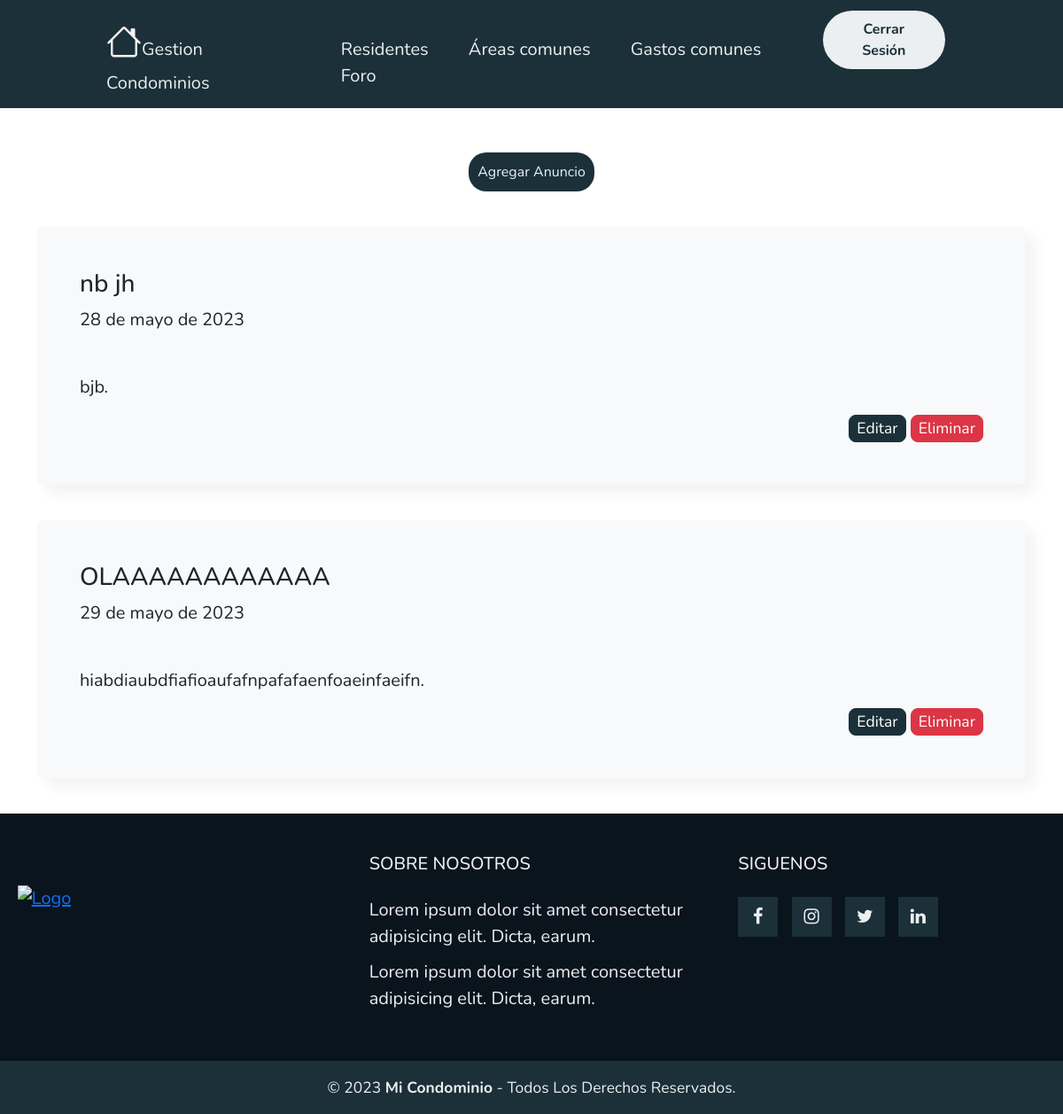
Screenshot of /Foro/ (signed in) with the database file from the repository.
### myapp/models.py (models this page shows, shortened)
class Anuncio(models.Model):
    titulo = models.CharField(max_length=50)
    descripcion = models.TextField()
    fecha = models.DateField(default=date.today)

### myapp/views.py (the view)
# urls.py: path('Foro/',Foro,name="Foro"),
@login_required
def Foro(request):
    data = Anuncio.objects.all()
    page = request.GET.get('page', 1)
    try:
        paginator = Paginator(data, 3)
        data = paginator.page(page)
    except:
        raise Http404
    return render(request, 'myapp/Anuncios/Foro.html',{'entity' : data,  'paginator':paginator})

### myapp/templates/myapp/Anuncios/Foro.html (shortened to what this page needs)
{% extends 'myapp/base.html' %}
{% block contenido %}
{% load static %}
{% if user.is_staff %}
<div style=" display: flex; align-items: center; justify-content: center; margin-top: 50px;">
    <a style="color: #e9f4fb; outline: none; background-color: #1b3039; border-radius: 20px; padding: 10px 10px 10px; text-decoration: none; "
        href="{% url 'CrearAnuncio' %}">Agregar Anuncio
    </a>
</div>
{% endif %}
<main class="container" style="margin-top: 20px; margin-bottom: 20px; font-size: 20px;">
    {% for entity in entity %}
    <div class="bg-body-tertiary p-5 rounded"
        style="margin-top: 40px; margin-bottom: 40px;box-shadow: 10px 10px 15px rgba(0, 0, 0, 0.05);">
        <h3>{{ entity.titulo }}</h3>
        <p>{{ entity.fecha }}</p>
        <br>
        <p class="">{{ entity.descripcion }}.</p>
        {% if user.is_staff %}
        <div class="d-flex justify-content-end">
            <a class="btn btn-lg btn-primary" href="{% url 'ModificarAnucio' entity.id %}" role="button">Editar</a>
            <a class="btn btn-lg btn-danger" href="#" onclick="EliminarAnuncio ({{ entity.id }})"
                role="button">Eliminar</a>
        </div>
        {% endif %}
    </div>
    {% endfor %}
</main>
{% endblock %}

### myapp/static/myapp/css/estilo.css/estilo.css (style rules this page uses)
* { box-sizing: border-box; margin: 0; padding: 0; font-family: 'Nunito', sans-serif; }
body { background-color: #fff; }

### myapp/templates/myapp/Anuncios/Foro.html (style rules this page uses)
.btn-group-lg>.btn, .btn-lg { --bs-btn-padding-y: 0.1rem; --bs-btn-padding-x: 0.5rem; --bs-btn-font-size: 1.1rem; --bs-btn-border-radius: var(--bs-border-radius-lg); }
.btn-primary { --bs-btn-color: #fff; --bs-btn-bg: #1b3039; --bs-btn-border-color: #1b3039; }

### rows the page displays
Anuncio: titulo "nb jh", fecha "28 de mayo de 2023", descripcion "bjb"
Anuncio: titulo "OLAAAAAAAAAAAA", fecha "29 de mayo de 2023", descripcion "hiabdiaubdfiafioaufafnpafafaenfoaeinfaeifn"
